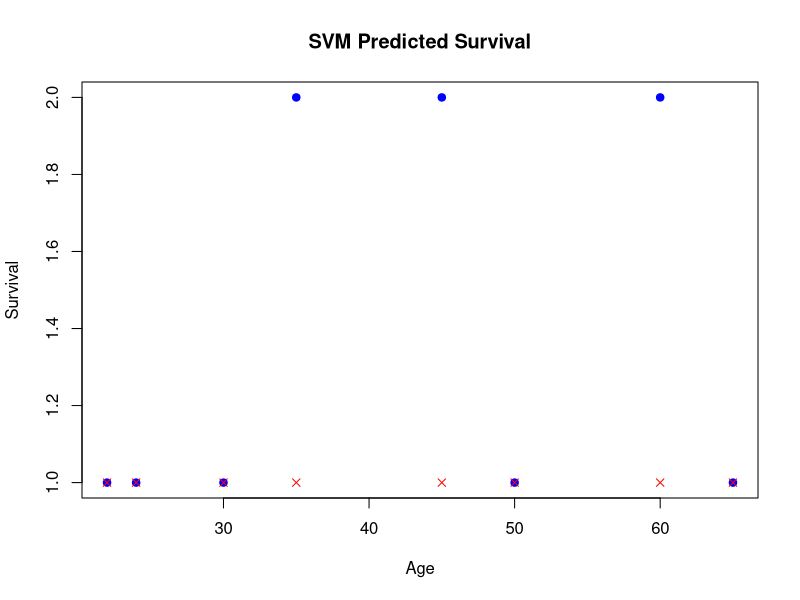

Write R code to recreate this figure.
library(e1071)
age <- c(22, 24, 30, 35, 45, 50, 60, 65)
survived <- as.factor(c(0, 0, 0, 1, 1, 0, 1, 0))
model <- svm(survived ~ age, kernel = "linear")
predictions <- predict(model, data.frame(age = age))
plot(age, as.numeric(survived), pch = 19, col = "blue", 
     xlab = "Age", ylab = "Survival", main = "SVM Predicted Survival")
points(age, as.numeric(predictions), pch = 4, col = "red")
